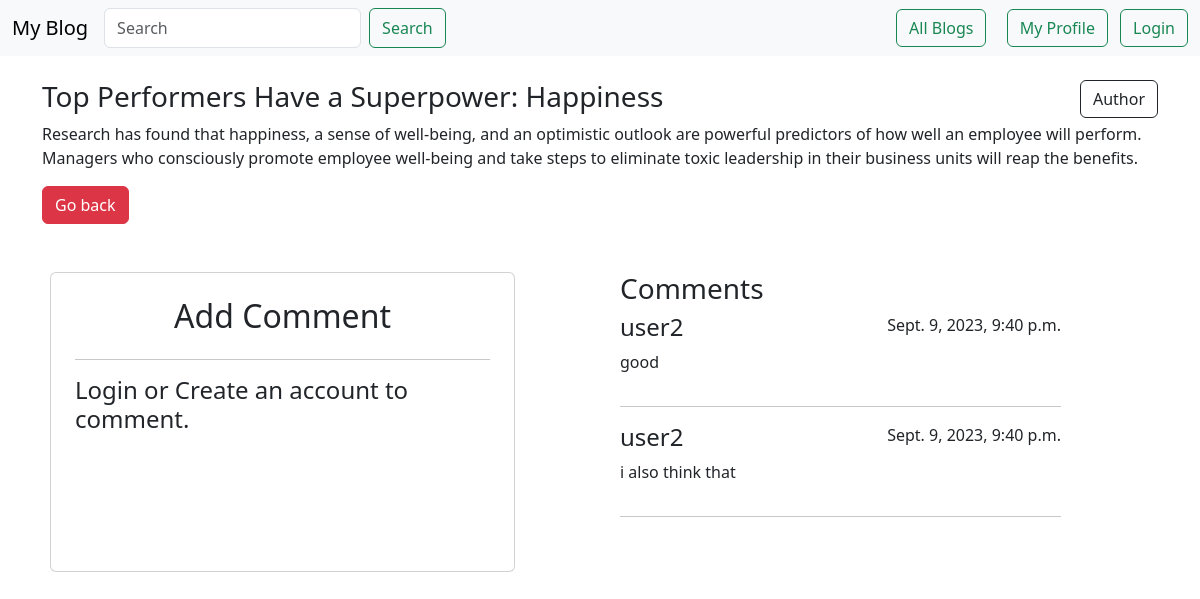
/blog/23, run on the app's committed database.
### Blog/models.py (models this page shows, shortened)
class Blog(models.Model):
    user = models.ForeignKey(User, on_delete=models.CASCADE, null=True)
    title = models.CharField(max_length=100)
    desc = models.TextField()
    created_at = models.DateTimeField(auto_now_add=True)

class Comment(models.Model):
    blog = models.ForeignKey(Blog, on_delete=models.CASCADE, editable=False)
    user = models.ForeignKey(User, on_delete=models.CASCADE, null=True)
    username = models.CharField(max_length=100, null=True)
    comm = models.CharField(max_length=500)
    created_at = models.DateTimeField(auto_now_add=True, null=True)

### Blog/views.py (the view, shortened to what this page needs)
# urls.py: path('blog/<int:id>', viewBlog, name='blog_page'),
def viewBlog(request, id):
    data = Blog.objects.get(id=id)
    should_modify = True if data.user_id==request.user.id else False
    commentForm = CommentForm()
    commentsData = Comment.objects.filter(blog_id=id).order_by('-created_at')
    context = {'data': data, 'commentForm': commentForm, 'commentsData': commentsData, 'should_modify': should_modify}
    return render(request, 'Blog/blog.html', context)

### Blog/forms.py
class CommentForm(forms.ModelForm):
    class Meta:
        model = Comment
        fields = ['comm']
        labels = {
            'username': 'User',
            'comm': 'Add your Comment'
        }
    def __init__(self, *args, **kwargs):
        super(CommentForm, self).__init__(*args, **kwargs)
        for field in self.fields:
            self.fields[field].required = True
            self.fields[field].widget.attrs['class'] = 'form-control'

### Blog/templates/Blog/blog.html (shortened to what this page needs)
{% extends 'base.html' %}
{% block body %}
<div class="container mt-4">
        <div class='d-flex flex-row justify-content-between'>
            <h3>{{data.title}}</h3>
            <div>
                <a class="btn btn-md btn-outline-dark text-center" href="{% url 'profile_page' data.user_id %}">Author</a>
            </div>
        </div>
    <p>{{data.desc}}</p>
    <a href="{% url 'home_page' %}" class="btn btn-danger">Go back</a>
</div>
<div class="container mt-5 d-flex justify-content-between">
    <form method="post" class="col-5 card p-4 mx-2" style="height: 300px;">
    <h2 class="text-center">Add Comment</h2>
    <hr>
    {% if request.user.is_authenticated %}
            {% csrf_token %}
            {% for field in commentForm %}
                <div class="mb-4">
                    <label class="form-label" for="{{field.id_for_label}}">{{field.label}}</label>
                    {{field}}
                </div>
            {% endfor %}
            <button type="submit" class="btn btn-success">Add Comment</button>
    {% else %}
            <h4>Login or Create an account to comment.</h4>
    {% endif %}
    </form>
    <div class="container col-5">
        <h3>Comments</h3>
        {% for comment in commentsData %}
        <div class="mb-3 d-flex justify-content-between">
            <div>
                <h4>{{comment.username}}</h4>
                <p>{{comment.comm}}</p>
            </div>
            <span>{{comment.created_at}}</span>
        </div>
        <hr>
        {% endfor %}
    </div>
</div>
{% endblock body %}

### data on the page
Blog: title "Top Performers Have a Superpower: Happiness", desc "Research has found that happiness, a sense of well-being, and an optimistic outlook are powerful predictors of how well an employee will perform. Managers who consciously promote employee well-being and take steps to eliminate toxic leadership in their business units will reap the benefits."
Comment: username "user2", comm "good", created_at "Sept. 9, 2023, 9:40 p.m."
Comment: username "user2", comm "i also think that", created_at "Sept. 9, 2023, 9:40 p.m."
